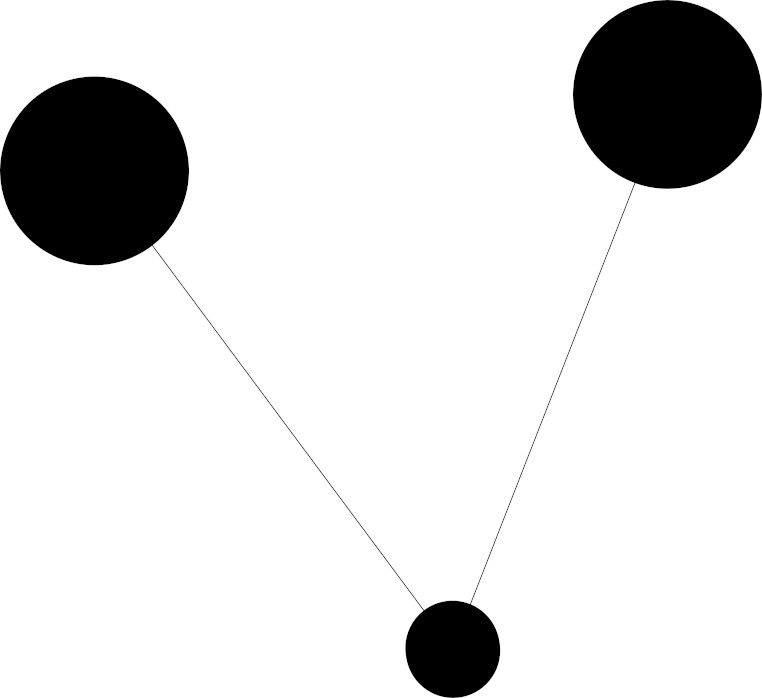
#> input picture Lab8/figures/example_two_positions.jpg, 762 x 698 px, found by its file name
$ python 3_detect_circles.py
#> lines starting #> are read from the running program, lines starting #| are printed output that depends on the picture; after the words box and inside, x2 and y2 are one past the last pixel; in counts of white or black regions, pixels touching at a corner belong together
import cv2
import numpy as np

print("When image appears, note the identified objects (highlighted in green)")
print("Make sure the window is active, then press any key to end")


# Read the image
image = cv2.imread('images/example_two_positions.jpg')
#> image is the input picture: shape (698, 762, 3); min 0, max 255, mean 224.5
gray = cv2.cvtColor(image, cv2.COLOR_BGR2GRAY)

# Blur the image to reduce noise
# blurred = cv2.medianBlur(gray, 5)

# Detect circles using Hough Circle Transform
circles = cv2.HoughCircles(gray, cv2.HOUGH_GRADIENT, 1, 20,
                           param1=50, param2=30, minRadius=0, maxRadius=0)
#> circles = [[94.5, 170.5, 94.1], [666.5, 93.5, 94], [451.5, 648.5, 48.4]]

# Draw the detected circles
if circles is not None:
    circles = np.uint16(np.around(circles))
#> circles = [[94, 170, 94], [666, 94, 94], [452, 648, 48]]
    for i in circles[0, :]:
        center = (i[0], i[1])
        radius = i[2]
        cv2.circle(image, center, radius, (0, 255, 0), 2)
        print(center)
#> this loop made 3 passes
#| (94, 170)
#| (666, 94)
#| (452, 648)
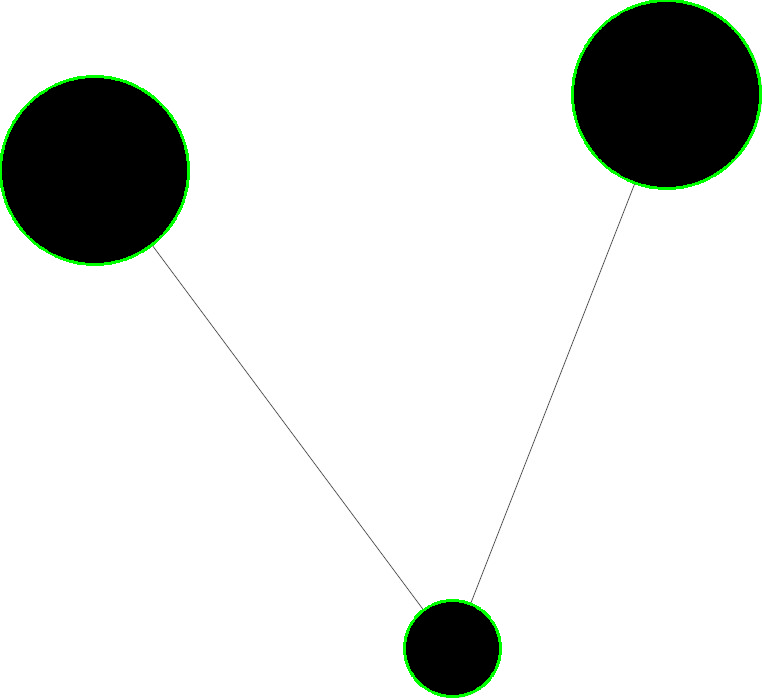
#> image: shape (698, 762, 3); 0.83% of pixels changed, all inside (x1, y1, x2, y2) = (0, 0, 762, 698)

# Display the image and coordinates
cv2.imshow('Automatically detected objects', image)
cv2.waitKey(0) # press key to close windows
cv2.destroyAllWindows()

$ run again, with Lab8/figures/trajectory_xy.png saved as Lab8/figures/example_two_positions.jpg
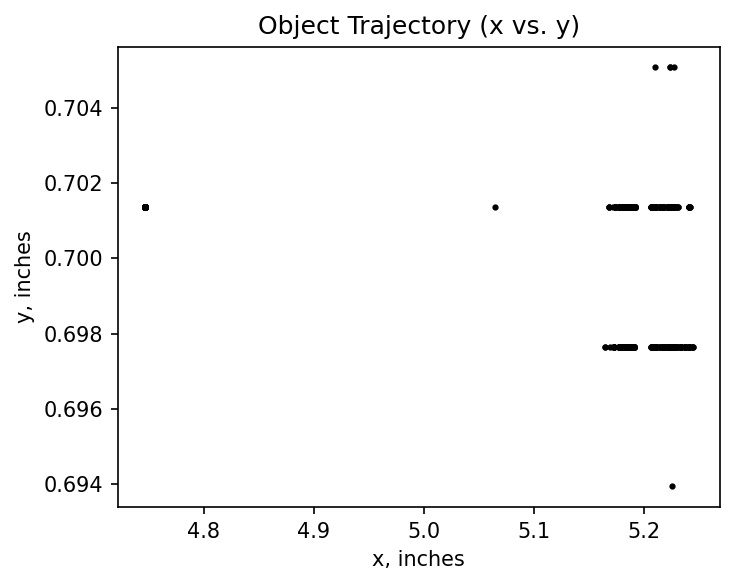
#> input picture Lab8/figures/trajectory_xy.png, 735 x 585 px, found by its file name
#> image is the input picture: shape (585, 735, 3); min 0, max 255, mean 249.4
#> `circles = cv2.HoughCircles(gray, cv2.HOUGH_GRADIENT, 1, 20, param1=50,..`: circles = [[25.5, 29.5, 236.7], [553.5, 26.5, 21], [441.5, 529.5, 24.9], [468.5, 28.5, 18.5], [655.5, 563.5, 58.9], [503.5, 25.5, 20.4]]
#> `circles = np.uint16(np.around(circles))`: circles = [[26, 30, 237], [554, 26, 21], [442, 530, 25], [468, 28, 18], [656, 564, 59], [504, 26, 20]]
#> the loop `for i in circles[0, :]:` made 6 passes
#> (printed output is left out)
#> after the loop `for i in circles[0, :]:`:
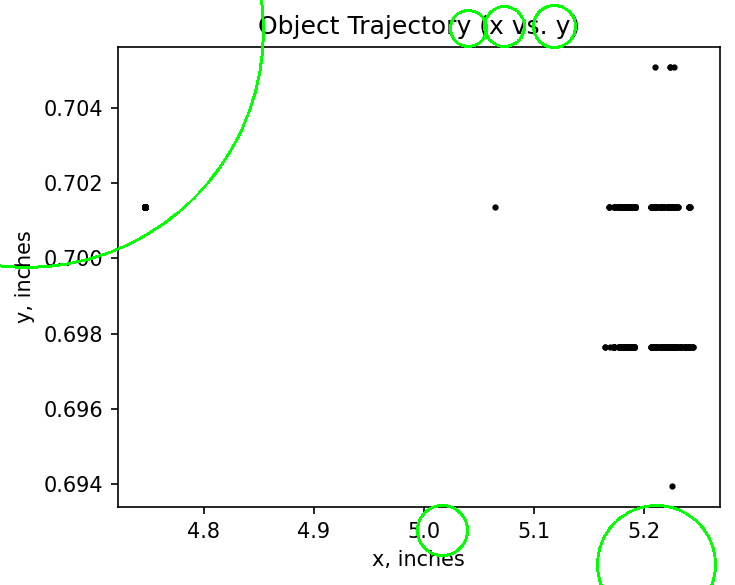
#> image: shape (585, 735, 3); 0.82% of pixels changed, all inside (x1, y1, x2, y2) = (0, 0, 717, 585)

$ run again, with Lab8/figures/x_vs_time.png saved as Lab8/figures/example_two_positions.jpg
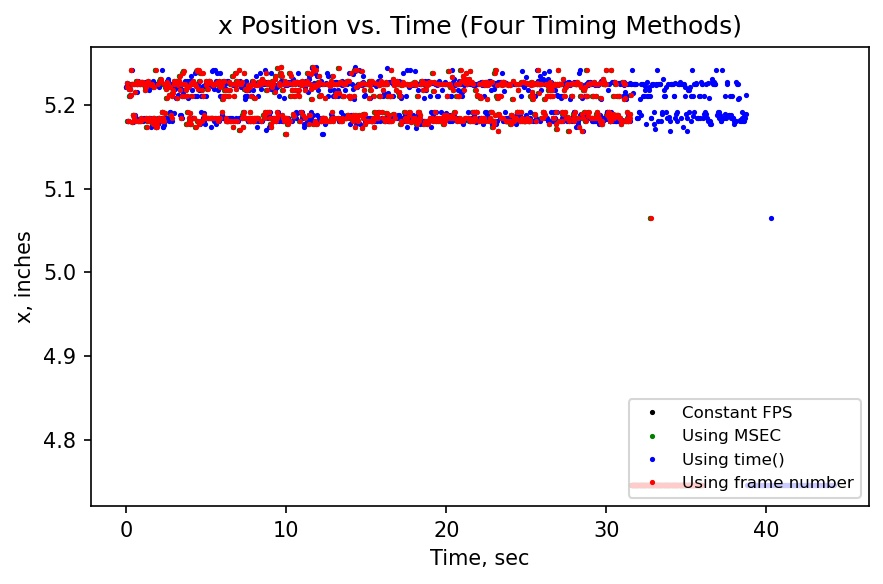
#> input picture Lab8/figures/x_vs_time.png, 883 x 584 px, found by its file name
#> image is the input picture: shape (584, 883, 3); mean B, G, R 243.3, 240.7, 245.9
#> `gray = cv2.cvtColor(image, cv2.COLOR_BGR2GRAY)`:
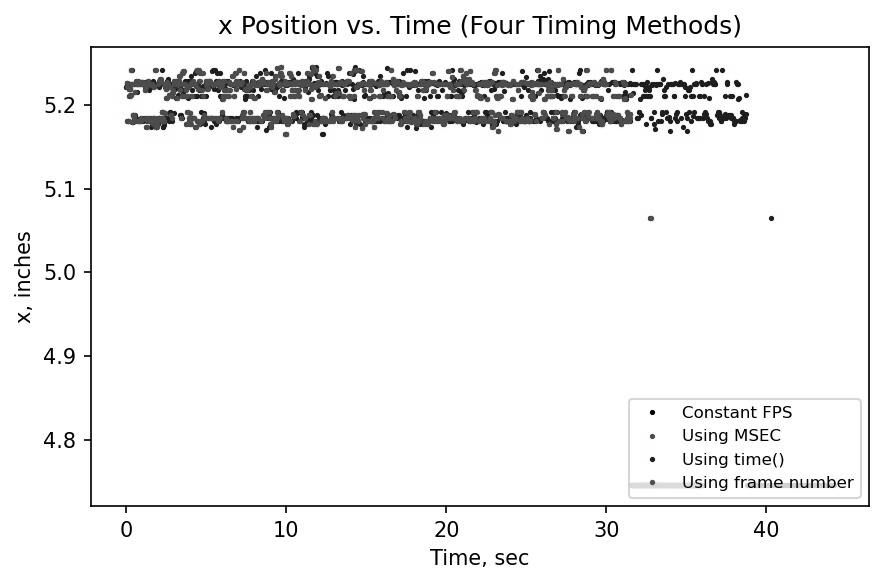
#> gray: shape (584, 883); min 0, max 255, mean 242.6
#> `circles = cv2.HoughCircles(gray, cv2.HOUGH_GRADIENT, 1, 20, param1=50,..`: circles = 482 rows, first 8: [475.5, 473.5, 386.9], [478.5, 402.5, 389.9], [451.5, 455.5, 410.9], [474.5, 432.5, 387.8], [423.5, 455.5, 435.8], [381.5, 436.5, 391.9], [503.5, 409.5, 364.9], [440.5, 373.5, 351.9]
#> `circles = np.uint16(np.around(circles))`: circles = 482 rows, first 8: [476, 474, 387], [478, 402, 390], [452, 456, 411], [474, 432, 388], [424, 456, 436], [382, 436, 392], [504, 410, 365], [440, 374, 352]
#> the loop `for i in circles[0, :]:` made 482 passes
#> (printed output is left out)
#> after the loop `for i in circles[0, :]:`:
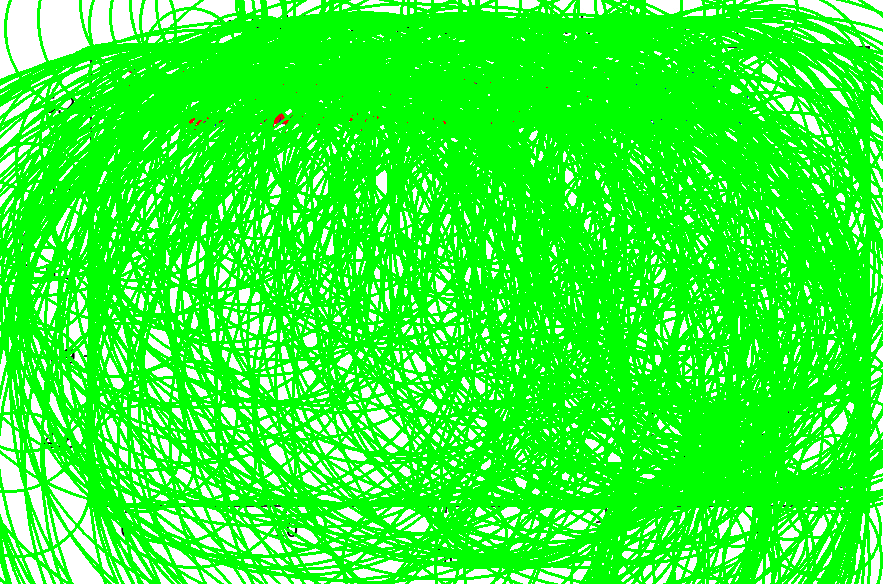
#> image: shape (584, 883, 3); mean B, G, R 47.8, 254.7, 47.9
